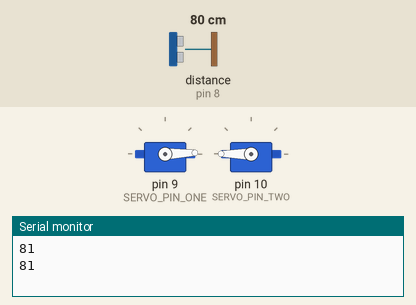
Recording of a sketch running on a simulated Arduino Uno, built with avr-gcc and run on an emulated ATmega328P. Shown: 2 × servo, the last lines printed to the serial monitor. Wiring (inferred from the names in the program): 2 × servo: signal pin 9 / signal pin 10. The inputs (shaded band) are chosen by the test bench; at power-on: distance to the obstacle (sensor on pin 8) 80 cm. The echo pulse lasts 58.3 µs per cm; servo pulses on a pin are drawn as a servo (544–2400 µs = 0–180°).

Above: at 2.9 s.
3.0 s: distance to the obstacle (sensor on pin 8) set to 23 cm
5.8 s: distance to the obstacle (sensor on pin 8) set to 18 cm
At 7.7 s:
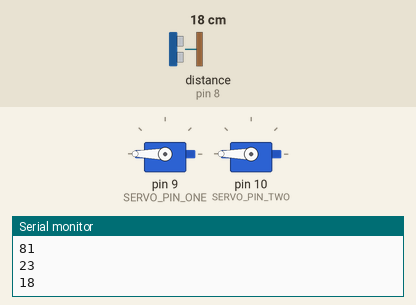
8.6 s: distance to the obstacle (sensor on pin 8) set to 35 cm
At 10.8 s:
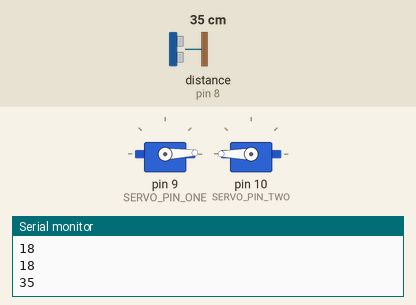
11.9 s: distance to the obstacle (sensor on pin 8) set to 2 cm
At 13.4 s:
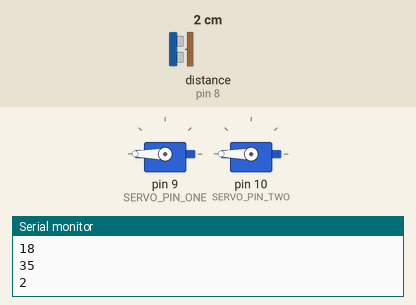
Timing chart, 0 to 14.9 s (numbered marks = the images above; inputs shaded):
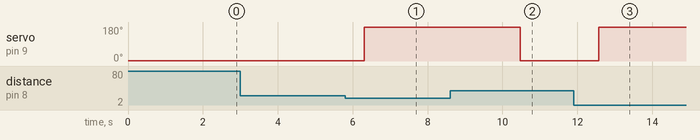

Measured:
- the behaviour switches between 21 and 20 cm on distance to the obstacle (sensor on pin 8) (found by bisection; images 0 and 1)
- after the input at 5.8 s, servo on pin 9 (SERVO_PIN_ONE): 2° → 180° after 0.50 s
- after the input at 8.6 s, servo on pin 9 (SERVO_PIN_ONE): 180° → 2° after 1.9 s
- after the input at 11.9 s, servo on pin 9 (SERVO_PIN_ONE): 2° → 180° after 0.66 s

The sketch:

Ultrasonic_program.ino
```cpp
#include <NewPing.h>
#define ECHO_PIN 8
#define TRIG_PIN 7
#define MAX_DISTANCE 200
#define MIN_DISTANCE 20

#define N 15
#define SERVO_PIN_ONE 9
#define SERVO_PIN_TWO 10
#define SERVO_POSITION_ONE 1000
#define SERVO_POSITION_TWO 2000

int actual_distance = 0;

NewPing sonar(TRIG_PIN, ECHO_PIN, MAX_DISTANCE);

void setup() {
  Serial.begin(9600);
  pinMode(SERVO_PIN_ONE, OUTPUT);
  pinMode(SERVO_PIN_TWO, OUTPUT);
  Serial.begin(9600);
}

void loop() {
  actual_distance = sonar.ping_cm();
  Serial.println(actual_distance);
  if(actual_distance <= MIN_DISTANCE) {
     RightRotate();
     delay(1500);
  } else {
     Forward();
     delay(1500);
  }
  delay(100);
}

void Forward() {
  int i = 0;
   while(i < N) {
    digitalWrite(SERVO_PIN_ONE, HIGH);
    delayMicroseconds(SERVO_POSITION_ONE);
    digitalWrite(SERVO_PIN_ONE, LOW);
    digitalWrite(SERVO_PIN_TWO, HIGH);
    delayMicroseconds(SERVO_POSITION_TWO);
    digitalWrite(SERVO_PIN_TWO, LOW);
    delay(30);
    i++;
  }
}

void RightRotate() {
   int i = 0;
   while(i < N) {
    digitalWrite(SERVO_PIN_ONE, HIGH);
    digitalWrite(SERVO_PIN_TWO, HIGH);
    delayMicroseconds(SERVO_POSITION_TWO);
    digitalWrite(SERVO_PIN_TWO, LOW);
    digitalWrite(SERVO_PIN_ONE, LOW);
    delay(30);
    i++;
  }
}

/*void Backward() {
  int i = 0;
   while(i < N) {
    digitalWrite(SERVO_PIN_ONE, HIGH);
    delayMicroseconds(SERVO_POSITION_TWO);
    digitalWrite(SERVO_PIN_ONE, LOW);
    digitalWrite(SERVO_PIN_TWO, HIGH);
    delayMicroseconds(SERVO_POSITION_ONE);
    digitalWrite(SERVO_PIN_TWO, LOW);
    delay(30);
    i++;
  }
}

void LeftRotate() {
    int i = 0;
    while(i < N) {
    digitalWrite(SERVO_PIN_ONE, HIGH);
    digitalWrite(SERVO_PIN_TWO, HIGH);
    delayMicroseconds(SERVO_POSITION_ONE);
    digitalWrite(SERVO_PIN_ONE, LOW);
    digitalWrite(SERVO_PIN_TWO, LOW);
    delay(30);
    i++;
  }
}*/
```
